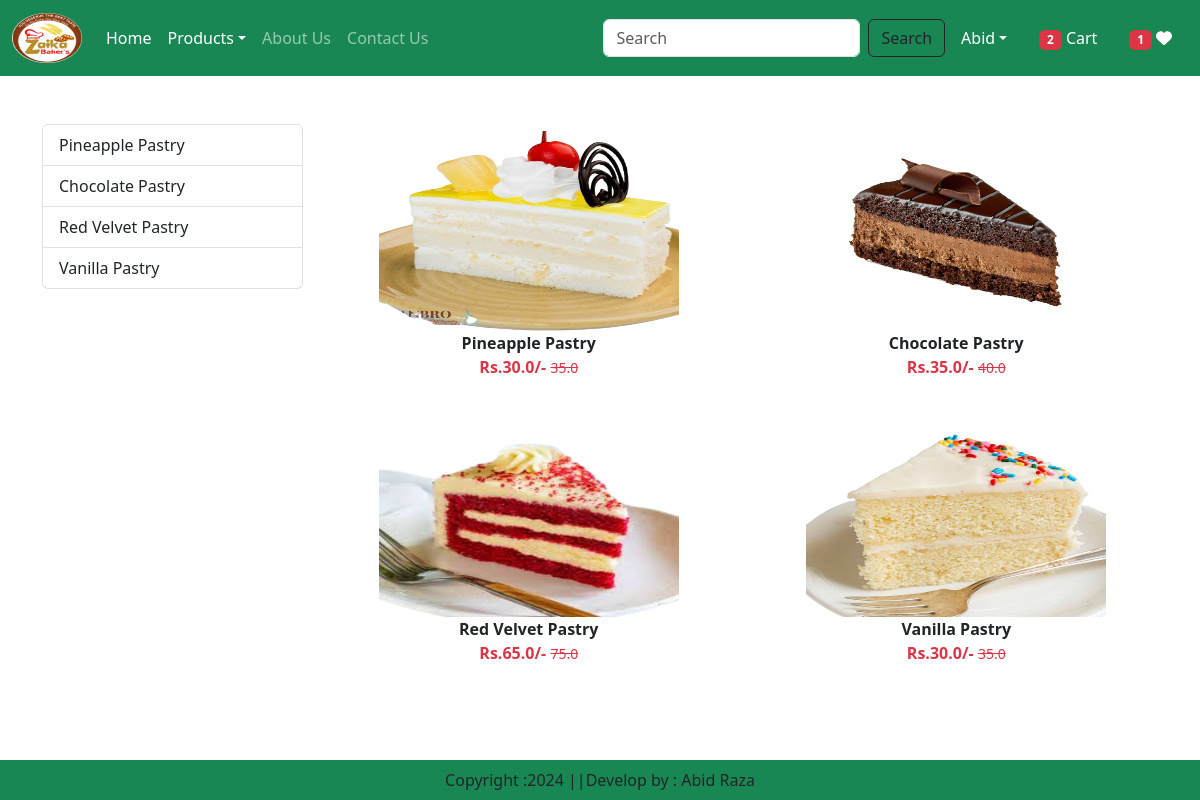
/category/PTY (signed in), run on the app's committed database.
### app/models.py (models this page shows, shortened)
class Product(models.Model):
    title = models.CharField(max_length=100)
    selling_price = models.FloatField()
    discounted_price = models.FloatField()
    description = models.TextField()
    composition = models.TextField(default='')
    prodapp = models.TextField(default='')
    category = models.CharField(choices=CATEGORY_CHOICES, max_length=4)
    Product_image = models.ImageField(upload_to='product/')

### app/views.py (the view)
# urls.py: path("category/<slug:val>", views.CategoryView.as_view(), name="category"),
@method_decorator(login_required, name='dispatch')
class CategoryView(View):
    def get(self, request, val):
        totalitem = 0
        wishitem = 0
        if request.user.is_authenticated:
            totalitem = len(Cart.objects.filter(user=request.user))
            wishitem = len(Wishlist.objects.filter(user=request.user))
        product = Product.objects.filter(category=val)
        title = Product.objects.filter(category=val).values(
            'title')
        return render(request, "app/category.html", locals())

### app/templates/app/category.html (shortened to what this page needs)
{% extends 'app/base.html' %}
{% load static %}
{% block main_content %}
  <div class="container my-5">
    <div class="row">
      <div class="col-sm-3">
        <div class="list-group">
          {% for val in title %}
            <a href="{% url 'category-title' val.title %}" class="list-group-item list-group-item-action" aria-current="true">{{ val.title }}</a>
          {% endfor %}
        </div>
      </div>
      <div class="col-sm-9">
        <div class="row">
          {% for prod in product %}
            <div class="col text-center mb-4">
              <a href="{% url 'product-detail' prod.id %}" class="btn">
                <div>
                  <img src="{{ prod.Product_image.url }}" width="300px" height="200px" />
                  <div class="fw-bold">{{ prod.title }}</div>
                  <div class="fw-bold text-danger">
                    Rs.{{ prod.discounted_price }}/-
                    <small class="fw-light text-decoration-line-through">{{ prod.selling_price }}</small>
                  </div>
                </div>
              </a>
            </div>
          {% endfor %}
        </div>
      </div>
    </div>
  </div>
{% endblock %}

### app/templates/app/base.html (shortened to what this page needs)
<!DOCTYPE html>
{% load static %}
<html lang="eng">
  <head>
    <link href="https://cdn.jsdelivr.net/npm/bootstrap@5.3.2/dist/css/bootstrap.min.css" rel="stylesheet" />
    <link rel="stylesheet" href="{% static 'app/css/owl.carousel.min.css' %}" />
    <link rel="stylesheet" href="{% static 'app/css/all.min.css' %}" />
    <link rel="stylesheet" href="{% static 'app/css/style.css' %}" />
  </head>
  <body>
    <nav class="navbar navbar-expand-lg navbar-dark bg-success">
      <div class="container-fluid">
        <a class="navbar-brand" href="#"><img src="{% static 'app/images/logo.png' %}" width="70" height="50" /></a>
        <div class="collapse navbar-collapse" id="navbarSupportedContent">
          <ul class="navbar-nav me-auto mb-2 mb-lg-0">
            {% if request.user.is_authenticated %}
            <li class="nav-item">
              <a class="nav-link active" aria-current="page" href="/">Home</a>
            </li>
            <li class="nav-item dropdown">
              <a class="nav-link dropdown-toggle text-white" href="#" role="button" data-bs-toggle="dropdown" aria-expanded="false">Products</a>
            </li>
            <li class="nav-item">
              <a class="nav-link text white" href="{% url 'about' %}">About Us</a>
            </li>
            <li class="nav-item">
              <a class="nav-link text white" href="{% url 'contact' %}">Contact Us</a>
            </li>
          </ul>
          <form class="d-flex" role="search" action="/search">
            <input class="form-control me-2" type="search" placeholder="Search" name="search" aria-label="Search" />
            <button class="btn btn-outline-dark" type="submit">Search</button>
          </form>
        </div>
        <ul class="navbar-nav me-auto mb-2 mb-lg-0">
          <li class="nav-item dropdown mx-2">
            <a class="nav-link dropdown-toggle text-white" href="#" role="button" data-bs-toggle="dropdown" aria-expanded="false">Abid</a>
          </li>
          <li class="nav-item mx-2">
            <a href="{% url 'showcart' %}" class="nav-link text-white"> <span class="badge bg-danger">{% if totalitem  > 0 %}{{totalitem}} {% endif %}</span> Cart</a>
          </li>
          <li class="nav-item mx-2">
            <a href="{% url 'showwishlist' %}" class="nav-link text-white"><span class="badge bg-danger">{% if wishitem > 0 %}{{wishitem}} {% endif %}</span> <i class="fa fa-heart"></i></a>
          </li>
          {% endif %}
        </ul>
      </div>
    </nav>
    {% block main_content %}
    {% endblock %}
    <footer class="container-fluid fixed-bottom bg-success text-center p-2 mt-5">Copyright :2024 ||Develop by : Abid Raza</footer>
  </body>
</html>

### data on the page
Product: Product_image (picture), title "Pineapple Pastry", discounted_price "30.0", selling_price "35.0"
Product: Product_image (picture), title "Chocolate Pastry", discounted_price "35.0", selling_price "40.0"
Product: Product_image (picture), title "Red Velvet Pastry", discounted_price "65.0", selling_price "75.0"
Product: Product_image (picture), title "Vanilla Pastry", discounted_price "30.0", selling_price "35.0"

### other printed values
{{ totalitem }} "2"
{{ wishitem }} "1"
{{ val.title }} "Pineapple Pastry" "Chocolate Pastry" "Red Velvet Pastry" "Vanilla Pastry"
